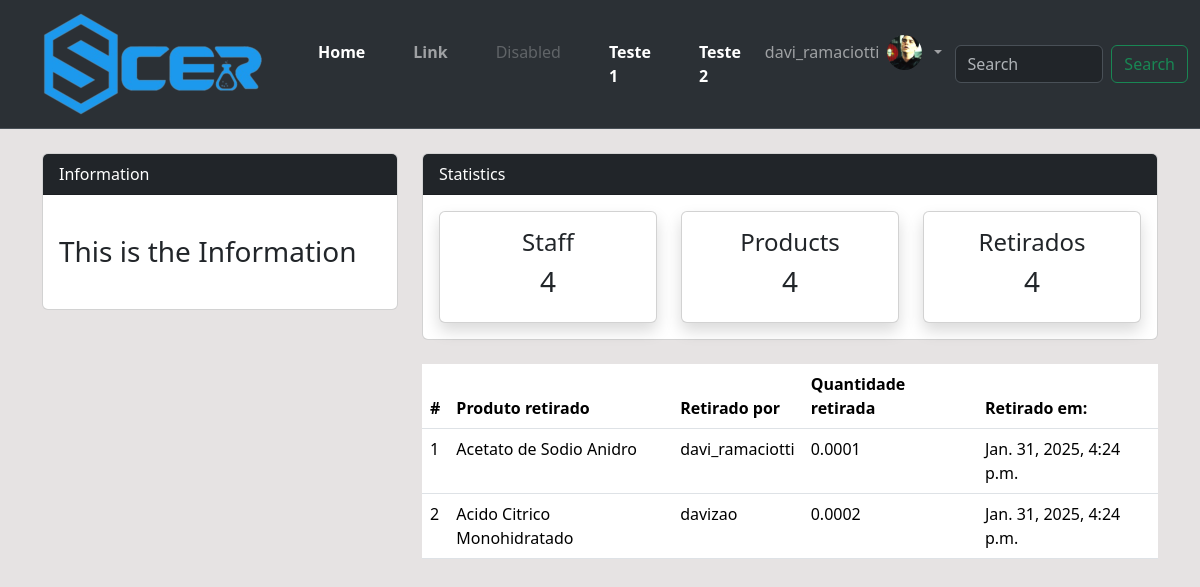
Page /retirada/ (signed in) on the earlier database version.
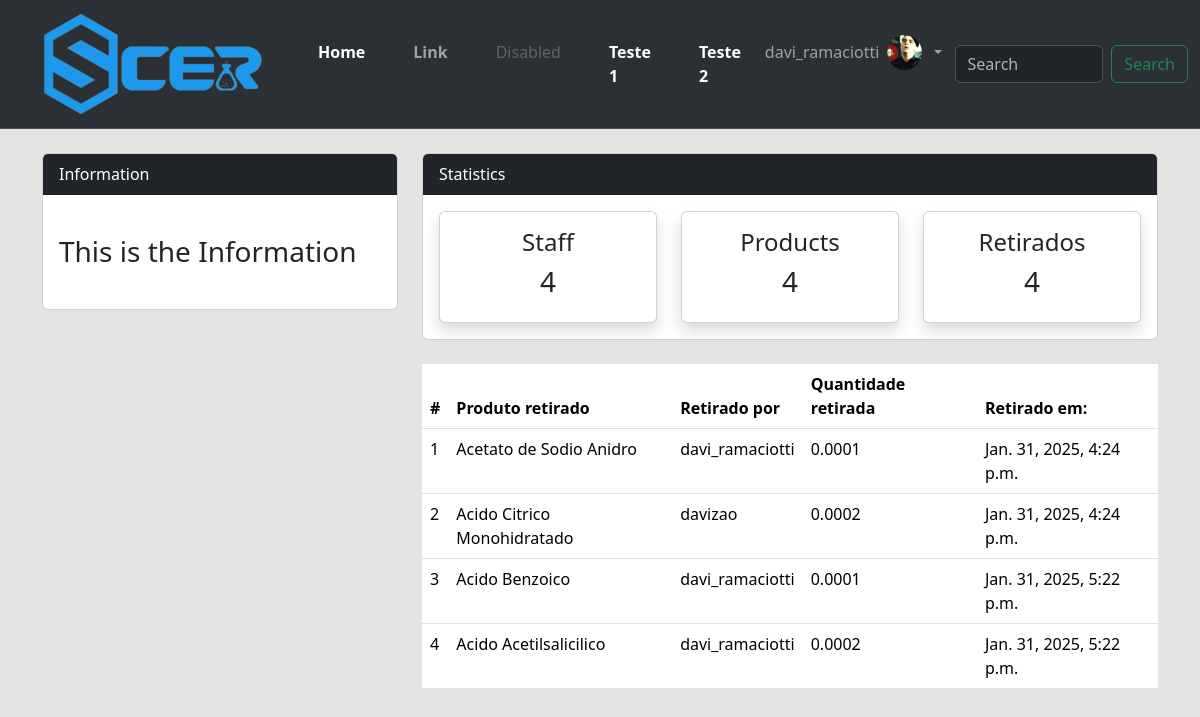
Same page on the later database version.
### user/models.py (models this page shows, shortened)
class Profile(models.Model):
    staff = models.OneToOneField(User, on_delete=models.CASCADE, null=True)
    address = models.CharField(max_length=200, null=True)
    phone = models.CharField(max_length=20, null=True)
    image = models.ImageField(default='avatar.jpg', upload_to='profile_images')

### estatisticas/models.py (models this page shows, shortened)
class Retirada(models.Model):
    produto = models.ForeignKey(Produto, on_delete=models.CASCADE, null=True)
    staff = models.ForeignKey(User, models.CASCADE, null=True)
    quantidade_retirada = models.DecimalField(max_digits=19, decimal_places=4, null=True)
    data = models.DateTimeField(auto_now_add=True)

class Produto(models.Model):
    nome = models.CharField(max_length=200, null=True)
    classificacao = models.CharField(max_length=200, choices=CLASSIFICACAO , null=True)
    quantidade = models.DecimalField(max_digits=19, decimal_places=4, null=True)
    def __str__(self):
        return f'{self.nome}'

### estatisticas/views.py (the view)
# urls.py: path('retirada/', views.retirada, name="estatisticas-retirada"),
@login_required(login_url='user-login', ) # está configurado nas settings > login_url.
def retirada(request):
    retiradas = Retirada.objects.all()
    context = {
        'retiradas' : retiradas,
    }
    return render(request, 'estatisticas/retirada.html', context)

### templates/estatisticas/retirada.html (shortened to what this page needs)
{% extends 'partials/base.html' %}
{% block content%}
 {% include 'partials/topnav.html' %}
<div class="container">
    <div class="row my-4">
        <div class="col-md-4">
        </div>
        <div class="col-md-8">
            <table class="table bg-white">
                <thead class="bg-info">
                    <tr class="text-white">
                        <th scope="col">#</th>
                        <th scope="col">Produto retirado</th>
                        <th scope="col">Retirado por</th>
                        <th scope="col">Quantidade retirada</th>
                        <th scope="col">Retirado em:</th>
                    </tr>
                </thead>
                <tbody>
                    {% for retirada in retiradas %}
                    <tr>
                        <td> {{retirada.id}} </td>
                        <td> {{retirada.produto}} </td>
                        <td> {{retirada.staff}} </td>
                        <td> {{retirada.quantidade_retirada}} </td>
                        <td> {{retirada.data}} </td>
                    </tr>
                    {% endfor %}
                </tbody>
            </table>
        </div>
    </div>
</div>
{% endblock %}

### templates/partials/base.html (shortened to what this page needs)
{% load static %}
<!doctype html>
<html lang="pt-br">
  <head>
    <link rel="stylesheet" href="https://cdn.jsdelivr.net/npm/bootstrap@5.3.3/dist/css/bootstrap.rtl.min.css">
    <link href="https://cdn.jsdelivr.net/npm/bootstrap@5.3.3/dist/css/bootstrap.min.css" rel="stylesheet">
    <link rel="stylesheet" href="https://cdn.jsdelivr.net/npm/@docsearch/css@3">
    <link rel="stylesheet" href="{% static '/style.css' %}">
  </head>
  <body>
    {% include 'partials/navbar.html' %}
    {% block content%}
    {% endblock %}
  </body>
</html>

### templates/partials/navbar.html (shortened to what this page needs)
{% load static %}
<nav class="navbar navbar-expand-lg bg-body-tertiary bg-dark border-bottom border-body" data-bs-theme="dark">
  <div class="container-fluid">
      <a class="navbar-brand" href="{% url 'estatisticas-index' %}">
        <img src="{% static '/scerlogopequeno.png' %}" />
      </a>
      <div class="collapse navbar-collapse" id="navbarSupportedContent">
        <ul class="navbar-nav me-auto mb-2 mb-lg-0 ">
            {% if user.is_authenticated %}
                <li class="nav-item me-3">
                  <a class="nav-link active fw-bold" href="{% url 'estatisticas-index' %}">Home</a>
                </li>
                <li class="nav-item me-3">
                    <a class="nav-link fw-bold" href="#">Link</a>
                </li>
                <li class="nav-item me-3">
                    <a class="nav-link disabled" aria-disabled="true">Disabled</a>
                </li>
                <li class="nav-item me-3">
                    <a class="nav-link active fw-bold" href="#">Teste 1</a>
                </li>
                <li class="nav-item me-3">
                    <a class="nav-link active fw-bold" href="#">Teste 2</a>
                </li>
            {% endif %}
                <li class="nav-item dropdown">
                      {% if user.is_authenticated %}
                          <a class="nav-link dropdown-toggle d-flex align-items-center gap-2 p-0" href="#" role="button" data-bs-toggle="dropdown" aria-expanded="false" style="line-height: 40px;">
                              {{ user.username }}
                              <img class="rounded-circle" src="{{ user.profile.image.url }}" alt=""
                              style="width: 35px; height: 35px; object-fit: cover;">
                          </a>
                      {% else %}
                          <a class="nav-link dropdown-toggle d-flex align-items-center gap-2 p-0" href="#" role="button" data-bs-toggle="dropdown" aria-expanded="false" style="line-height: 40px;">
                          Entre no sistema
                          </a>
                      {% endif %}
                </li>
        </ul>
        {% if user.is_authenticated %}
          <form class="d-flex" role="search">
            <input class="form-control me-2" type="search" placeholder="Search" aria-label="Search">
            <button class="btn btn-outline-success" type="submit">Search</button>
          </form>
        {% endif %}
      </div>
  </div>
</nav>

### templates/partials/topnav.html (shortened to what this page needs)
<div class="container">
    <div class="row mt-4">
        <div class="col-md-4">
            <div class="card">
                <div class="card-header bg-dark text-white">
                    Information
                </div>
                <div class="card-body">
                    <marquee behavior="" direction="">
                        <h3 class="my-4">This is the Information</h3>
                    </marquee>
                </div>
            </div>
        </div>
        <div class="col-md-8">
            <div class="card">
                <div class="card-header bg-dark text-white">
                    Statistics
                </div>
                <div class="card-body">
                    <div class="row">
                        <div class="col-md-4">
                            <a class="text-decoration-none text-dark" href="{% url 'estatisticas-staff' %}">
                                <div class="card my-card shadow text-center p-3">
                                    <h4>Staff </h4>
                                    <h3>4</h3>
                                </div>
                            </a>
                        </div>
                        <div class="col-md-4">
                            <a class="text-decoration-none text-dark" href="{% url 'estatisticas-produtos' %}">
                                <div class="card my-card shadow text-center p-3">
                                    <h4>Products </h4>
                                    <h3>4</h3>
                                </div>
                            </a>
                        </div>
                        <div class="col-md-4">
                            <a class="text-decoration-none text-dark" href="{% url 'estatisticas-retirada' %}">
                                <div class="card my-card shadow text-center p-3">
                                    <h4>Retirados </h4>
                                    <h3>4</h3>
                                </div>
                            </a>
                        </div>
                    </div>
                </div>
            </div>
        </div>
    </div>
</div>

### static/style.css (style rules this page uses)
body { background: rgb(230, 227, 227); }

Differences in the rows shown:
added Retirada: id "3", produto "Acido Benzoico", staff "davi_ramaciotti", quantidade_retirada "0.0001", data "Jan. 31, 2025, 5:22 p.m."
added Retirada: id "4", produto "Acido Acetilsalicilico", staff "davi_ramaciotti", quantidade_retirada "0.0002", data "Jan. 31, 2025, 5:22 p.m."
